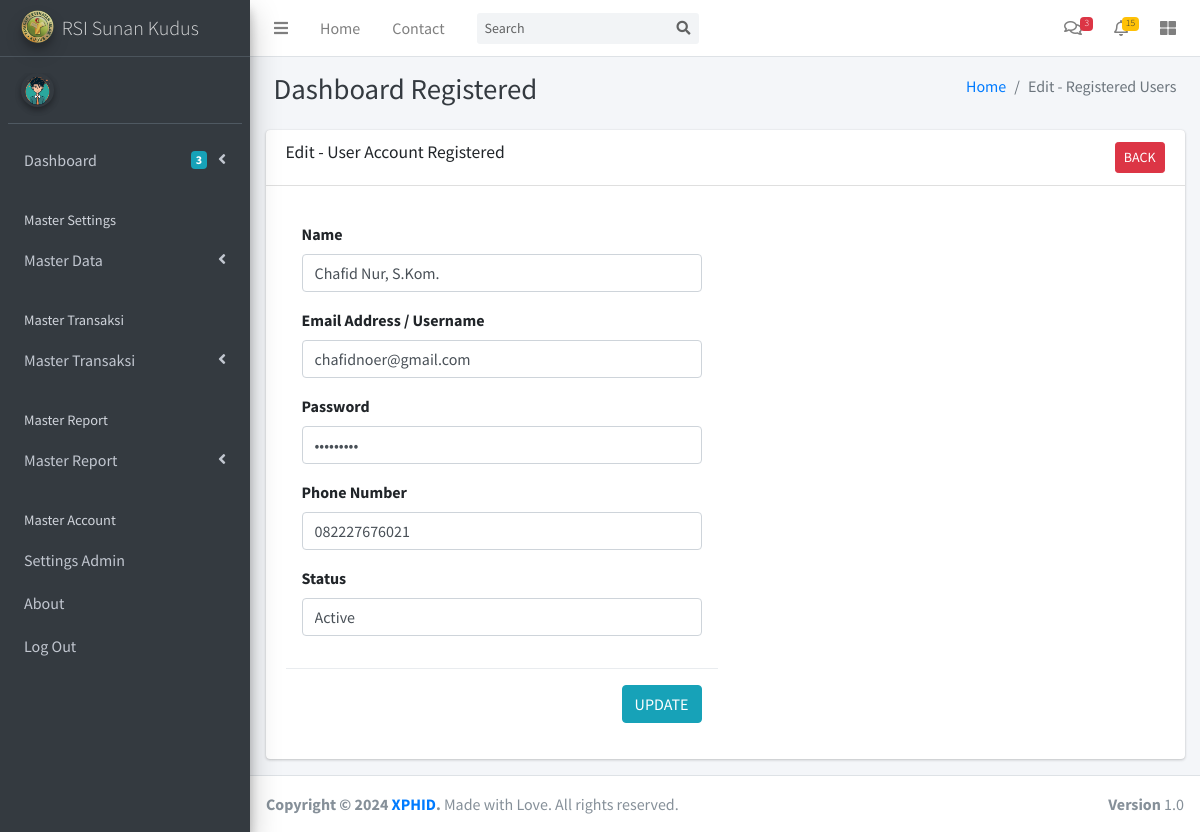
/admin/action/master_customer_edit.php?user_id=1, run on the app's committed database.
### tables this page shows
CREATE TABLE `user` (
  `id` int(11) NOT NULL,
  `name` varchar(200) NOT NULL,
  `username` varchar(100) NOT NULL,
  `email` varchar(200) NOT NULL,
  `password` varchar(200) NOT NULL,
  `phone` varchar(15) NOT NULL,
  `status` varchar(15) NOT NULL,
  `created_at` timestamp NULL DEFAULT NULL
);

### admin/action/master_customer_edit.php (the view, shortened to what this page needs)
<?php
include('../../config/dbcon.php');
include('../includes/header.php');
include('../includes/topbar.php');
include('../includes/sidebar.php');
?>
<div class="content-wrapper">
  <section class="content">
    <div class="content-header">
      <div class="container-fluid">
        <div class="row mb-2">
          <div class="col-sm-6">
            <h1 class="m-0 text-dark">Dashboard Registered</h1>
          </div>
          <div class="col-sm-6">
            <ol class="breadcrumb float-sm-right">
              <li class="breadcrumb-item"><a href="#">Home</a></li>
              <li class="breadcrumb-item active">Edit - Registered Users</li>
            </ol>
          </div>
        </div>
      </div>
    </div>
    <div class="container">
      <div class="row">
        <div class="col-md-12">
          <div class="card">
            <div class="card-header">
             <h3 class="card-title">Edit - User Account Registered</h3>
              <a href="mcust.php" class="btn btn-danger btn-sm float-right">BACK</a>
            </div>
              <div class="card-body">
                <div class="row">
                  <div class=col-md-6>
                  <form action="code2.php" method="POST">
                    <div class="modal-body">
                      <?php
                        if(isset($_GET['user_id'])){
                          $user_id = $_GET['user_id'];
                          $query = " SELECT * FROM user WHERE id='$user_id' LIMIT 1 ";
                          $query_run = mysqli_query($con, $query);
                          if(mysqli_num_rows($query_run) > 0) {
                            foreach($query_run as $row) {
                              ?>
                                <div class="form-group">
                                  <label for="">Name</label>
                                  <input type="text" name="name" value="<?php echo $row['name'] ?>" class="form-control" placeholder="Name">
                                </div>
                                <div class="form-group">
                                  <label for="">Email Address / Username</label>
                                  <input type="email" name="email" value="<?php echo $row['email'] ?>" class="form-control" placeholder="Email Address">
                                </div>
                                <div class="form-group">
                                  <label for="">Password</label>
                                  <input type="password" name="password" value="<?php echo $row['password'] ?>" class="form-control" placeholder="Password">
                                </div>
                                <div class="form-group">
                                  <label for="">Phone Number</label>
                                  <input type="text" name="phone" value="<?php echo $row['phone'] ?>" class="form-control" placeholder="Phone Number">
                                </div>
                                <div class="form-group">
                                  <label for="">Status</label>
                                  <input type="text" name="status" value="<?php echo $row['status'] ?>" class="form-control" placeholder="Status">
                                </div>
                              <?php
                            }
                          }
                          else {
                            echo  "<h4>NO RECORD FOUND !</h4>";
                          }
                        }
                      ?>
                    </div>
                    <div class="modal-footer">
                      <button type="submit" name="updateUser" class="btn btn-info">UPDATE</button>
                  </form>
            </div>
          </div>
        </div>
      </div>
    </div>
  </section>
</div>
<?php include('../includes/footer.php'); ?>

### data on the page
user: name "Chafid Nur, S.Kom.", email "chafidnoer@gmail.com", phone "082227676021", status "Active"
